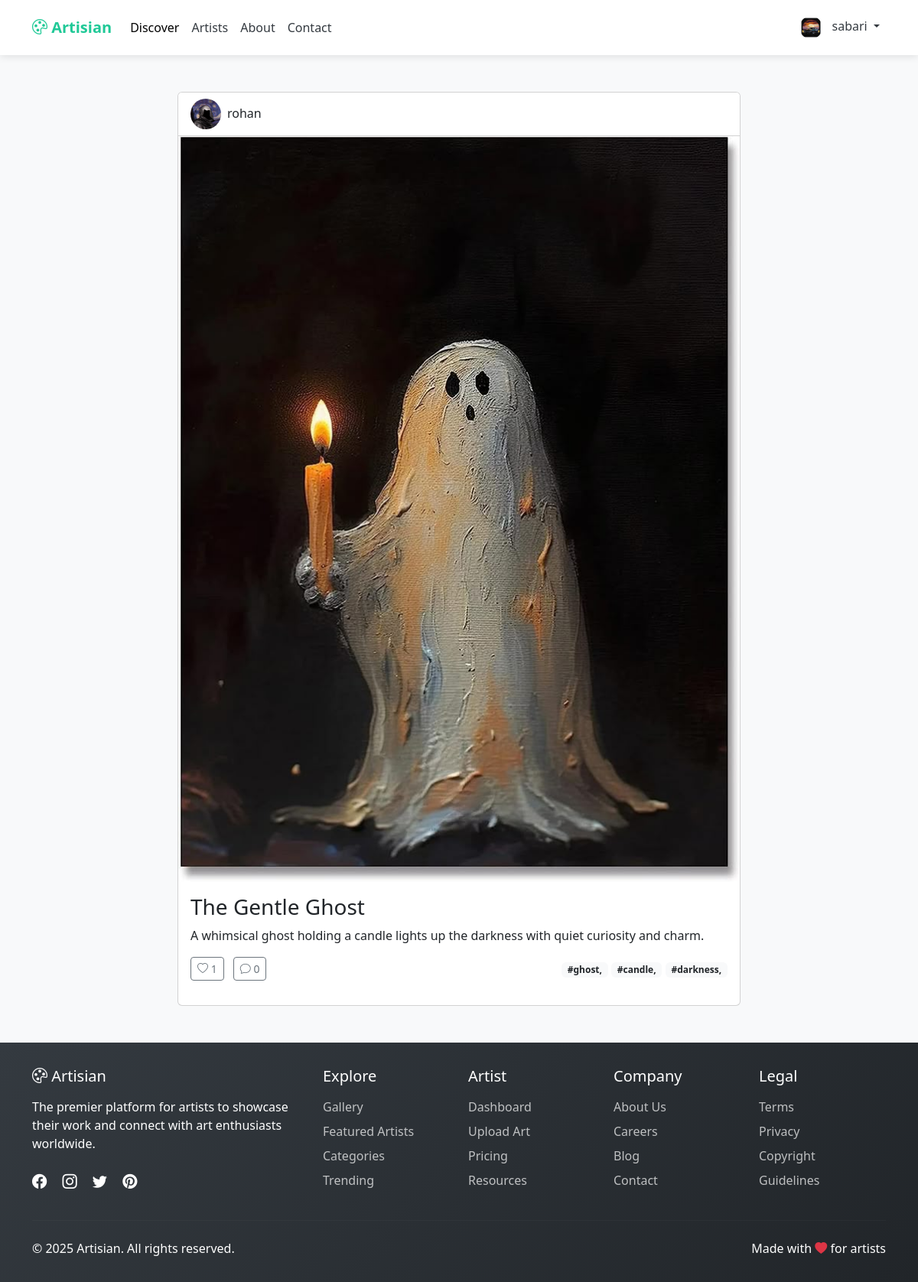
/artwork/12/ (signed in), run on the app's committed database.
### Art/models.py (models this page shows, shortened)
class User(AbstractUser):
    USER_TYPE_CHOICES = (
        ('artist', 'Artist'),
        ('viewer', 'Viewer')
    )
    user_type = models.CharField(max_length=10, choices=USER_TYPE_CHOICES)
    bio = models.TextField(blank=True)
    profile_picture = models.ImageField(upload_to='profiles/', blank=True)
    website = models.URLField(blank=True)
    created_at = models.DateTimeField(auto_now_add=True)
    class Meta:
        permissions = [
            ("approve_user", "Can approve/reject user accounts"),
            ("manage_content", "Can moderate content")
        ]

class Artwork(models.Model):
    artist = models.ForeignKey(
        User,
        on_delete=models.CASCADE,
        limit_choices_to={'user_type': 'artist', 'is_approved': True}
    )
    title = models.CharField(max_length=200)
    image = models.ImageField(upload_to='artworks/')
    description = models.TextField(blank=True)
    upload_date = models.DateTimeField(auto_now_add=True)
    tags = models.CharField(max_length=255, blank=True)
    class Meta:
        ordering = ['-upload_date']

class Like(models.Model):
    artwork = models.ForeignKey(
        Artwork,
        on_delete=models.CASCADE,
        related_name='likes'
    )
    user = models.ForeignKey(
        User,
        on_delete=models.CASCADE,
        limit_choices_to={'is_approved': True}
    )
    created_at = models.DateTimeField(auto_now_add=True)
    class Meta:
        unique_together = ('artwork', 'user')

### Art/views.py (the view)
# urls.py: path('artwork/<int:artwork_id>/', views.artwork_detail, name='artwork_detail'),
@login_required(login_url='login')
def artwork_detail(request, artwork_id):
    artwork = get_object_or_404(Artwork, id=artwork_id)
    context = {
        'artwork': artwork,
    }
    return render(request, 'viewer/artwork_detail.html', context)

### Art/templates/viewer/artwork_detail.html (shortened to what this page needs)
{% extends 'viewer/base.html' %}
{% block content %}
{% load static %}
<div class="container py-5">
    <div class="row">
        <div class="col-md-8 mx-auto">
            <div class="card">
                <div class="card-header bg-white">
                    <div class="d-flex align-items-center">
                        <a href="{% url 'artist_profile' artwork.artist.id %}">
                            {% if artwork.artist.profile_picture %}
                            <img src="{{ artwork.artist.profile_picture.url }}" class="rounded-circle me-2" width="40" height="40">
                            {% else %}
                            <img src="{% static 'images/user-profile.jpg' %}" class="rounded-circle me-2" width="40" height="40">
                            {% endif %}
                        </a>
                        <div>
                            <h6 class="mb-0">{{ artwork.artist.username }}</h6>
                        </div>
                    </div>
                </div>
                <img src="{{ artwork.image.url }}" class="card-img-top" alt="{{ artwork.title }}">
                <div class="card-body">
                    <h3>{{ artwork.title }}</h3>
                    <p>{{ artwork.description }}</p>
                    <div class="d-flex justify-content-between align-items-center mb-3">
                        <div>
                            <button class="btn btn-sm btn-outline-secondary like-btn"
                                data-artwork-id="{{ artwork.id }}">
                                <i class="bi bi-heart{% if request.user in artwork.likes.all %}-fill text-danger{% endif %}"></i>
                                <span class="like-count">{{ artwork.likes.count }}</span>
                            </button>
                            <button class="btn btn-sm btn-outline-secondary ms-2" data-bs-toggle="collapse"
                                data-bs-target="#comments-{{ artwork.id }}">
                                <i class="bi bi-chat"></i>
                                <span class="comment-count">{{ artwork.comments.count }}</span>
                            </button>
                        </div>
                        <div class="text-muted">
                            {% for tag in artwork.tags.split|slice:":3" %}
                            <span class="badge bg-light text-dark">#{{ tag }}</span>
                            {% endfor %}
                        </div>
                    </div>
                </div>
            </div>
        </div>
    </div>
</div>
{% endblock %}

### Art/templates/viewer/base.html (shortened to what this page needs)
{% load static %}
<!DOCTYPE html>
<html lang="en">
<head>
    <link href="https://cdn.jsdelivr.net/npm/bootstrap@5.3.0/dist/css/bootstrap.min.css" rel="stylesheet">
    <link rel="stylesheet" href="https://cdn.jsdelivr.net/npm/bootstrap-icons@1.10.0/font/bootstrap-icons.css">
</head>
<body>
    <nav class="navbar navbar-expand-lg navbar-light navbar-viewer sticky-top navbaR">
        <div class="container">
            <a class="navbar-brand" href="{% url 'home' %}">
                <i class="bi bi-palette"></i> Artisian
            </a>
            <div class="collapse navbar-collapse" id="navbarViewer">
                <ul class="navbar-nav me-auto mb-2 mb-lg-0">
                    <li class="nav-item">
                        <a class="nav-link active" href="{% url 'home' %}">Discover</a>
                    </li>
                    <li class="nav-item">
                        <a class="nav-link" href="{% url 'artists_list' %}"> Artists </a>
                    </li>
                    <li class="nav-item">
                        <a class="nav-link" href="{% url 'about' %}"> About </a>
                    </li>
                    <li class="nav-item">
                        <a class="nav-link" href="{% url 'contact' %}"> Contact </a>
                    </li>
                </ul>
                <ul class="navbar-nav ms-auto">
                    {% if request.user.is_authenticated %}
                    <li class="nav-item dropdown">
                        <a class="nav-link dropdown-toggle" href="#" id="navbarDropdown" role="button"
                            data-bs-toggle="dropdown">
                            {% if request.user.profile_picture %}
                            <img src="{{ request.user.profile_picture.url }}" class="rounded-circle" width="30"
                                height="30">
                            {% else %}
                            <img src="{% static 'images/user-profile.jpg' %}" class="rounded-circle" width="30"
                                height="30">
                            {% endif %}
                            <span class="ms-2">{{ request.user.username }}</span>
                        </a>
                    </li>
                    {% endif %}
                </ul>
            </div>
        </div>
    </nav>
    <main>
        {% block content %}{% endblock %}
    </main>
    <footer class="footer">
        <div class="container">
            <div class="row">
                <div class="col-lg-4 mb-4 mb-lg-0">
                    <h5><i class="bi bi-palette"></i> Artisian</h5>
                    <p class="mt-3">The premier platform for artists to showcase their work and connect with art
                        enthusiasts worldwide.</p>
                    <div class="social-icons mt-4">
                        <a href="#"><i class="bi bi-facebook"></i></a>
                        <a href="#"><i class="bi bi-instagram"></i></a>
                        <a href="#"><i class="bi bi-twitter"></i></a>
                        <a href="#"><i class="bi bi-pinterest"></i></a>
                    </div>
                </div>
                <div class="col-lg-2 col-md-4 mb-4 mb-md-0">
                    <h5>Explore</h5>
                    <ul class="list-unstyled footer-links mt-3">
                        <li class="mb-2"><a href="#">Gallery</a></li>
                        <li class="mb-2"><a href="#">Featured Artists</a></li>
                        <li class="mb-2"><a href="#">Categories</a></li>
                        <li class="mb-2"><a href="#">Trending</a></li>
                    </ul>
                </div>
                <div class="col-lg-2 col-md-4 mb-4 mb-md-0">
                    <h5>Artist</h5>
                    <ul class="list-unstyled footer-links mt-3">
                        <li class="mb-2"><a href="{% url 'artist_dashboard' %}">Dashboard</a></li>
                        <li class="mb-2"><a href="{% url 'upload_art' %}">Upload Art</a></li>
                        <li class="mb-2"><a href="#">Pricing</a></li>
                        <li class="mb-2"><a href="#">Resources</a></li>
                    </ul>
                </div>
                <div class="col-lg-2 col-md-4 mb-4 mb-md-0">
                    <h5>Company</h5>
                    <ul class="list-unstyled footer-links mt-3">
                        <li class="mb-2"><a href="#">About Us</a></li>
                        <li class="mb-2"><a href="#">Careers</a></li>
                        <li class="mb-2"><a href="#">Blog</a></li>
                        <li class="mb-2"><a href="#">Contact</a></li>
                    </ul>
                </div>
                <div class="col-lg-2 col-md-4">
                    <h5>Legal</h5>
                    <ul class="list-unstyled footer-links mt-3">
                        <li class="mb-2"><a href="#">Terms</a></li>
                        <li class="mb-2"><a href="#">Privacy</a></li>
                        <li class="mb-2"><a href="#">Copyright</a></li>
                        <li class="mb-2"><a href="#">Guidelines</a></li>
                    </ul>
                </div>
            </div>
            <hr class="mt-4 mb-4" style="border-color: rgba(255,255,255,0.1);">
            <div class="row">
                <div class="col-md-6 text-center text-md-start">
                    <p class="mb-0">&copy; 2025 Artisian. All rights reserved.</p>
                </div>
                <div class="col-md-6 text-center text-md-end">
                    <p class="mb-0">Made with <i class="bi bi-heart-fill text-danger"></i> for artists</p>
                </div>
            </div>
        </div>
    </footer>
</body>
</html>

### Art/templates/viewer/base.html (style rules this page uses)
:root { --primary-color: #20c997; --primary-hover: #1aa179; --secondary-color: #6f42c1; --dark-color: #343a40; --light-color: #f8f9fa; }
body { background-color: #f8f9fa; color: #333; }
.navbaR { z-index: 1000; }
.navbar-viewer { background: white; box-shadow: 0 2px 10px rgba(0, 0, 0, 0.1); padding: 0.8rem 1rem; }
.navbar-brand { font-weight: 700; color: var(--primary-color); }
.nav-link { font-weight: 500; color: var(--dark-color); }
.nav-link:hover, .nav-link.active { color: var(--primary-color); }
.footer { background: linear-gradient(135deg, var(--dark-color), #212529); color: white; padding: 2rem 0; margin-top: auto; }
.footer-links a { color: rgba(255, 255, 255, 0.7); text-decoration: none; transition: color 0.3s; }
.social-icons a { color: white; font-size: 1.2rem; margin-right: 1rem; transition: transform 0.3s; }

### data on the page
User: user.profile_picture (picture), user.username "sabari"
Artwork: artist.profile_picture (picture), artist.username "rohan", image (picture), title "The Gentle Ghost", description "A whimsical ghost holding a candle lights up the darkness with quiet curiosity and charm.", likes.count "1", comments.count "0"

### other printed values
{{ tag }} "ghost," "candle," "darkness,"
